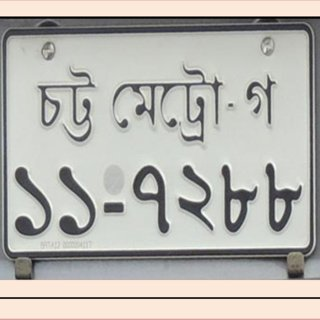
#> input picture 1. License Plate Detection Tesseract/banglaLicensePlate.jpg, 320 x 320 px
$ python licensePlateDetection.py
#> lines starting #> are read from the running program, lines starting #| are printed output that depends on the picture; after the words box and inside, x2 and y2 are one past the last pixel; in counts of white or black regions, pixels touching at a corner belong together
import cv2
import pytesseract

pytesseract.pytesseract.tesseract_cmd = 'C:\\Program Files\\Tesseract-OCR\\tesseract.exe'

img = cv2.imread('banglaLicensePlate.jpg')
#> img is the input picture: shape (320, 320, 3); mean B, G, R 177.1, 182.3, 184
grayImage = cv2.cvtColor(img, cv2.COLOR_BGR2GRAY)
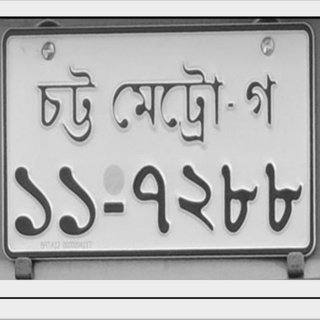
#> grayImage: shape (320, 320); min 0, max 254, mean 182.2
(thresh, blackAndWhiteImage) = cv2.threshold(grayImage, 127, 255, cv2.THRESH_BINARY)
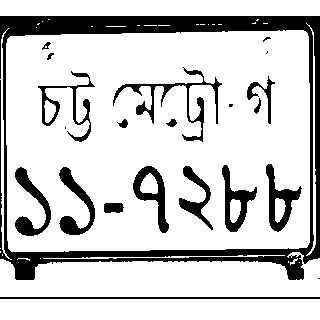
#> blackAndWhiteImage: shape (320, 320); 80.3% white; 22 black regions (5 under 20 px), largest, box (x1, y1, x2, y2) and area: (0, 16, 320, 280) 11830, (113, 67, 222, 142) 1164, (15, 167, 51, 236) 895

reverseImage = cv2.bitwise_not(blackAndWhiteImage)


'''
### Detect Characters

height, weight = blackAndWhiteImage.shape
boxes = pytesseract.image_to_boxes(blackAndWhiteImage)

for b in boxes.splitlines():
    print(b)
    char, x, y, w, h = b.split(' ')[:5]
    x, y, w, h = int(x), int(y), int(w), int(h)

    cv2.rectangle(blackAndWhiteImage, (x, height-y), (w, height-h), (0, 0, 255), 2)
    cv2.putText(blackAndWhiteImage, char, (x+8, height-y+25), cv2.FONT_HERSHEY_COMPLEX, 1, (50, 50, 255), 2)


'''
#########################################
'''
### Detect Words

height, weight = reverseImage.shape
boxes = pytesseract.image_to_data(reverseImage)

for x, b in enumerate(boxes.splitlines()):

    if x!=0:
        data = b.split()
        print(data)

        if len(data)==12:
            x, y, w, h = int(data[6]), int(data[7]), int(data[8]), int(data[9])

            cv2.rectangle(reverseImage, (x, y), (w+x, h+y), (0, 0, 255), 6)
            #cv2.putText(img, char, (x+8, height-y+25), cv2.FONT_HERSHEY_COMPLEX, 1, (50, 50, 255), 2)

'''

cv2.imshow('Reverse', blackAndWhiteImage)
cv2.waitKey(0)
